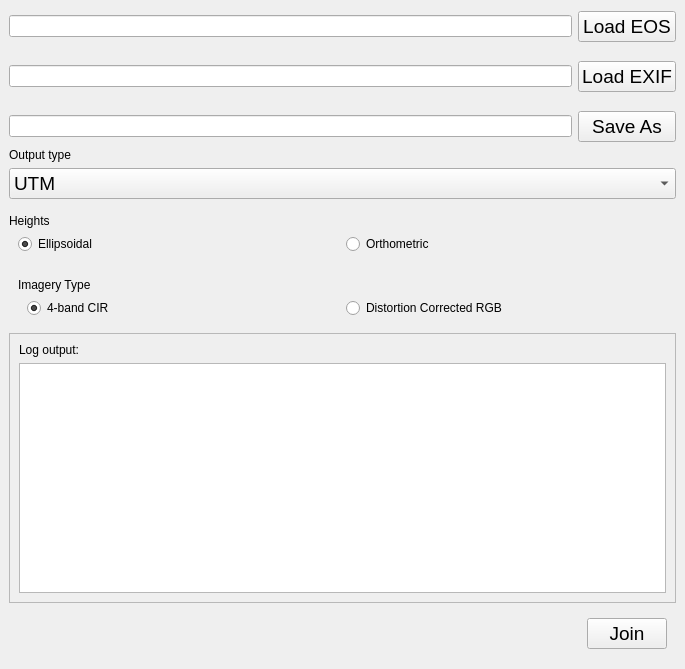
<?xml version="1.0" encoding="UTF-8"?>
<ui version="4.0">
 <class>Form</class>
 <widget class="QWidget" name="Form">
  <property name="geometry">
   <rect>
    <x>0</x>
    <y>0</y>
    <width>685</width>
    <height>669</height>
   </rect>
  </property>
  <property name="windowTitle">
   <string>Data Join</string>
  </property>
  <layout class="QVBoxLayout" name="verticalLayout">
   <property name="leftMargin">
    <number>9</number>
   </property>
   <property name="rightMargin">
    <number>9</number>
   </property>
   <item>
    <layout class="QGridLayout" name="gridLayout">
     <property name="verticalSpacing">
      <number>19</number>
     </property>
     <item row="2" column="0">
      <widget class="QLineEdit" name="lne_exifpath"/>
     </item>
     <item row="1" column="0">
      <widget class="QLineEdit" name="lne_eospath">
       <property name="enabled">
        <bool>true</bool>
       </property>
      </widget>
     </item>
     <item row="2" column="1">
      <widget class="QPushButton" name="btn_load_exif">
       <property name="font">
        <font>
         <pointsize>14</pointsize>
        </font>
       </property>
       <property name="text">
        <string>Load EXIF</string>
       </property>
      </widget>
     </item>
     <item row="1" column="1">
      <widget class="QPushButton" name="btn_load_eos">
       <property name="font">
        <font>
         <pointsize>14</pointsize>
        </font>
       </property>
       <property name="text">
        <string>Load EOS</string>
       </property>
      </widget>
     </item>
     <item row="3" column="0">
      <widget class="QLineEdit" name="lne_savepath"/>
     </item>
     <item row="3" column="1">
      <widget class="QPushButton" name="btn_save_as">
       <property name="font">
        <font>
         <pointsize>14</pointsize>
        </font>
       </property>
       <property name="text">
        <string>Save As</string>
       </property>
      </widget>
     </item>
    </layout>
   </item>
   <item>
    <widget class="QWidget" name="widget_4" native="true">
     <layout class="QVBoxLayout" name="verticalLayout_3">
      <property name="leftMargin">
       <number>0</number>
      </property>
      <property name="topMargin">
       <number>0</number>
      </property>
      <property name="rightMargin">
       <number>0</number>
      </property>
      <item>
       <widget class="QLabel" name="label_2">
        <property name="sizePolicy">
         <sizepolicy hsizetype="Expanding" vsizetype="Maximum">
          <horstretch>0</horstretch>
          <verstretch>0</verstretch>
         </sizepolicy>
        </property>
        <property name="text">
         <string>Output type</string>
        </property>
       </widget>
      </item>
      <item>
       <widget class="QComboBox" name="combo_coord_type">
        <property name="sizePolicy">
         <sizepolicy hsizetype="Expanding" vsizetype="Fixed">
          <horstretch>0</horstretch>
          <verstretch>0</verstretch>
         </sizepolicy>
        </property>
        <property name="font">
         <font>
          <pointsize>14</pointsize>
         </font>
        </property>
        <item>
         <property name="text">
          <string>UTM</string>
         </property>
        </item>
        <item>
         <property name="text">
          <string>Geographic</string>
         </property>
        </item>
       </widget>
      </item>
     </layout>
    </widget>
   </item>
   <item>
    <widget class="QWidget" name="widget_5" native="true">
     <layout class="QVBoxLayout" name="verticalLayout_4">
      <property name="leftMargin">
       <number>0</number>
      </property>
      <property name="topMargin">
       <number>0</number>
      </property>
      <property name="rightMargin">
       <number>0</number>
      </property>
      <property name="bottomMargin">
       <number>9</number>
      </property>
      <item>
       <widget class="QLabel" name="label_3">
        <property name="text">
         <string>Heights</string>
        </property>
       </widget>
      </item>
      <item>
       <widget class="QWidget" name="widget_6" native="true">
        <property name="layoutDirection">
         <enum>Qt::LeftToRight</enum>
        </property>
        <layout class="QHBoxLayout" name="horizontalLayout_4">
         <property name="topMargin">
          <number>0</number>
         </property>
         <property name="bottomMargin">
          <number>0</number>
         </property>
         <item>
          <widget class="QRadioButton" name="radio_ellipsoidal">
           <property name="text">
            <string>Ellipsoidal</string>
           </property>
           <property name="checked">
            <bool>true</bool>
           </property>
          </widget>
         </item>
         <item>
          <widget class="QRadioButton" name="radio_orthometric">
           <property name="text">
            <string>Orthometric</string>
           </property>
          </widget>
         </item>
        </layout>
       </widget>
      </item>
     </layout>
    </widget>
   </item>
   <item>
    <widget class="QWidget" name="widget" native="true">
     <layout class="QVBoxLayout" name="verticalLayout_5">
      <item>
       <widget class="QLabel" name="label_4">
        <property name="text">
         <string>Imagery Type</string>
        </property>
       </widget>
      </item>
      <item>
       <widget class="QWidget" name="widget_8" native="true">
        <property name="layoutDirection">
         <enum>Qt::LeftToRight</enum>
        </property>
        <layout class="QHBoxLayout" name="horizontalLayout_5">
         <property name="topMargin">
          <number>0</number>
         </property>
         <property name="bottomMargin">
          <number>0</number>
         </property>
         <item>
          <widget class="QRadioButton" name="radio_cir">
           <property name="text">
            <string>4-band CIR</string>
           </property>
           <property name="checked">
            <bool>true</bool>
           </property>
          </widget>
         </item>
         <item>
          <widget class="QRadioButton" name="radio_rgb">
           <property name="text">
            <string>Distortion Corrected RGB</string>
           </property>
          </widget>
         </item>
        </layout>
       </widget>
      </item>
     </layout>
    </widget>
   </item>
   <item>
    <widget class="QFrame" name="frame">
     <property name="frameShape">
      <enum>QFrame::StyledPanel</enum>
     </property>
     <property name="frameShadow">
      <enum>QFrame::Raised</enum>
     </property>
     <layout class="QVBoxLayout" name="verticalLayout_2">
      <item>
       <widget class="QLabel" name="label">
        <property name="text">
         <string>Log output:</string>
        </property>
       </widget>
      </item>
      <item>
       <widget class="QTextBrowser" name="log_view"/>
      </item>
     </layout>
    </widget>
   </item>
   <item>
    <widget class="QWidget" name="widget_7" native="true">
     <layout class="QHBoxLayout" name="horizontalLayout_3">
      <item>
       <spacer name="horizontalSpacer">
        <property name="orientation">
         <enum>Qt::Horizontal</enum>
        </property>
        <property name="sizeHint" stdset="0">
         <size>
          <width>40</width>
          <height>20</height>
         </size>
        </property>
       </spacer>
      </item>
      <item>
       <widget class="QPushButton" name="btn_join">
        <property name="font">
         <font>
          <pointsize>14</pointsize>
         </font>
        </property>
        <property name="text">
         <string>Join</string>
        </property>
       </widget>
      </item>
     </layout>
    </widget>
   </item>
  </layout>
 </widget>
 <resources/>
 <connections/>
 <slots>
  <slot>get_eos_filepath()</slot>
  <slot>get_exif_filepath()</slot>
  <slot>join_data()</slot>
 </slots>
</ui>
